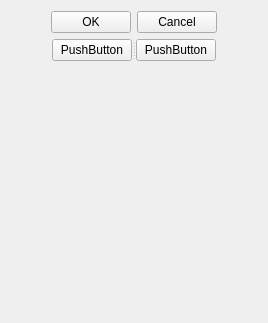
<?xml version="1.0" encoding="UTF-8"?>
<ui version="4.0">
 <class>Widget</class>
 <widget class="QWidget" name="Widget">
  <property name="geometry">
   <rect>
    <x>0</x>
    <y>0</y>
    <width>268</width>
    <height>323</height>
   </rect>
  </property>
  <property name="windowTitle">
   <string>Widget</string>
  </property>
  <layout class="QVBoxLayout" name="verticalLayout">
   <item>
    <layout class="QHBoxLayout" name="horizontalLayout">
     <item>
      <spacer name="horizontalSpacer">
       <property name="orientation">
        <enum>Qt::Horizontal</enum>
       </property>
       <property name="sizeHint" stdset="0">
        <size>
         <width>40</width>
         <height>20</height>
        </size>
       </property>
      </spacer>
     </item>
     <item>
      <widget class="QPushButton" name="pushButton1">
       <property name="sizePolicy">
        <sizepolicy hsizetype="Fixed" vsizetype="Fixed">
         <horstretch>0</horstretch>
         <verstretch>0</verstretch>
        </sizepolicy>
       </property>
       <property name="text">
        <string>OK</string>
       </property>
      </widget>
     </item>
     <item>
      <widget class="QPushButton" name="pushButton_2">
       <property name="sizePolicy">
        <sizepolicy hsizetype="Fixed" vsizetype="Fixed">
         <horstretch>0</horstretch>
         <verstretch>0</verstretch>
        </sizepolicy>
       </property>
       <property name="text">
        <string>Cancel</string>
       </property>
      </widget>
     </item>
     <item>
      <spacer name="horizontalSpacer_2">
       <property name="orientation">
        <enum>Qt::Horizontal</enum>
       </property>
       <property name="sizeHint" stdset="0">
        <size>
         <width>40</width>
         <height>20</height>
        </size>
       </property>
      </spacer>
     </item>
    </layout>
   </item>
   <item>
    <layout class="QHBoxLayout" name="horizontalLayout_2">
     <item>
      <widget class="QSplitter" name="splitter">
       <property name="sizePolicy">
        <sizepolicy hsizetype="Fixed" vsizetype="Preferred">
         <horstretch>0</horstretch>
         <verstretch>0</verstretch>
        </sizepolicy>
       </property>
       <property name="orientation">
        <enum>Qt::Horizontal</enum>
       </property>
       <widget class="QPushButton" name="pushButton">
        <property name="text">
         <string>PushButton</string>
        </property>
       </widget>
       <widget class="QPushButton" name="pushButton_3">
        <property name="text">
         <string>PushButton</string>
        </property>
       </widget>
      </widget>
     </item>
    </layout>
   </item>
   <item>
    <spacer name="verticalSpacer_2">
     <property name="orientation">
      <enum>Qt::Vertical</enum>
     </property>
     <property name="sizeHint" stdset="0">
      <size>
       <width>20</width>
       <height>240</height>
      </size>
     </property>
    </spacer>
   </item>
  </layout>
 </widget>
 <resources/>
 <connections>
  <connection>
   <sender>pushButton1</sender>
   <signal>clicked()</signal>
   <receiver>Widget</receiver>
   <slot>close()</slot>
   <hints>
    <hint type="sourcelabel">
     <x>84</x>
     <y>105</y>
    </hint>
    <hint type="destinationlabel">
     <x>159</x>
     <y>349</y>
    </hint>
   </hints>
  </connection>
 </connections>
</ui>
